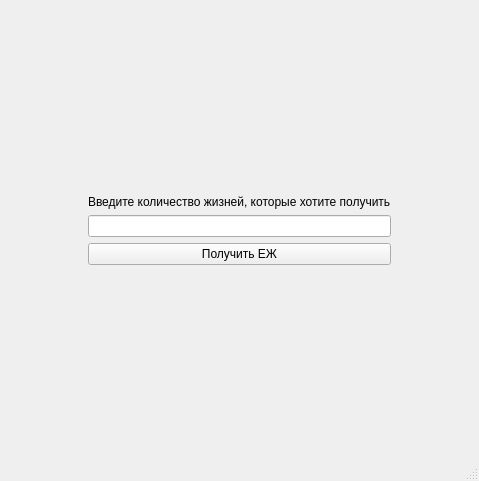
<?xml version="1.0" encoding="UTF-8"?>
<ui version="4.0">
 <class>Heal</class>
 <widget class="QMainWindow" name="Heal">
  <property name="geometry">
   <rect>
    <x>0</x>
    <y>0</y>
    <width>479</width>
    <height>481</height>
   </rect>
  </property>
  <property name="windowTitle">
   <string>Heal</string>
  </property>
  <widget class="QWidget" name="centralwidget">
   <layout class="QGridLayout" name="gridLayout">
    <item row="0" column="0">
     <layout class="QHBoxLayout" name="horizontalLayout">
      <item>
       <spacer name="horizontalSpacer">
        <property name="orientation">
         <enum>Qt::Horizontal</enum>
        </property>
        <property name="sizeHint" stdset="0">
         <size>
          <width>40</width>
          <height>20</height>
         </size>
        </property>
       </spacer>
      </item>
      <item>
       <layout class="QVBoxLayout" name="verticalLayout_2">
        <item>
         <spacer name="verticalSpacer_2">
          <property name="orientation">
           <enum>Qt::Vertical</enum>
          </property>
          <property name="sizeHint" stdset="0">
           <size>
            <width>20</width>
            <height>40</height>
           </size>
          </property>
         </spacer>
        </item>
        <item>
         <layout class="QVBoxLayout" name="verticalLayout">
          <item>
           <widget class="QLabel" name="label">
            <property name="text">
             <string>Введите количество жизней, которые хотите получить</string>
            </property>
           </widget>
          </item>
          <item>
           <widget class="QLineEdit" name="l_value_hp"/>
          </item>
         </layout>
        </item>
        <item>
         <widget class="QPushButton" name="b_get_hit_points">
          <property name="text">
           <string>Получить ЕЖ</string>
          </property>
         </widget>
        </item>
        <item>
         <spacer name="verticalSpacer">
          <property name="orientation">
           <enum>Qt::Vertical</enum>
          </property>
          <property name="sizeHint" stdset="0">
           <size>
            <width>20</width>
            <height>40</height>
           </size>
          </property>
         </spacer>
        </item>
       </layout>
      </item>
      <item>
       <spacer name="horizontalSpacer_2">
        <property name="orientation">
         <enum>Qt::Horizontal</enum>
        </property>
        <property name="sizeHint" stdset="0">
         <size>
          <width>40</width>
          <height>20</height>
         </size>
        </property>
       </spacer>
      </item>
     </layout>
    </item>
   </layout>
  </widget>
  <widget class="QMenuBar" name="menubar">
   <property name="geometry">
    <rect>
     <x>0</x>
     <y>0</y>
     <width>479</width>
     <height>26</height>
    </rect>
   </property>
  </widget>
  <widget class="QStatusBar" name="statusbar"/>
 </widget>
 <resources/>
 <connections/>
</ui>
